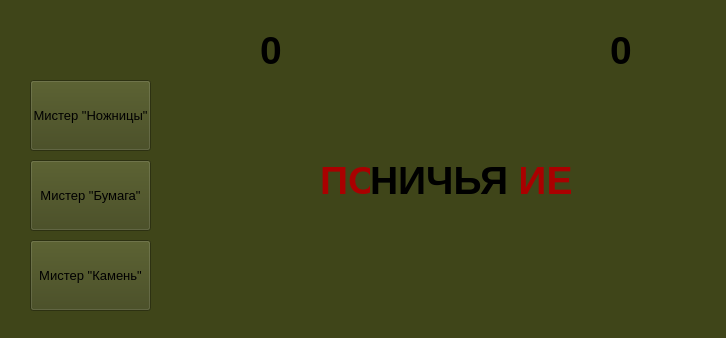
<?xml version="1.0" encoding="UTF-8"?>
<ui version="4.0">
 <class>MainWindow</class>
 <widget class="QMainWindow" name="MainWindow">
  <property name="geometry">
   <rect>
    <x>0</x>
    <y>0</y>
    <width>726</width>
    <height>338</height>
   </rect>
  </property>
  <property name="minimumSize">
   <size>
    <width>726</width>
    <height>338</height>
   </size>
  </property>
  <property name="maximumSize">
   <size>
    <width>726</width>
    <height>338</height>
   </size>
  </property>
  <property name="windowTitle">
   <string>Rock Paper Scissors</string>
  </property>
  <property name="styleSheet">
   <string notr="true">background-color: rgb(63, 69, 25);</string>
  </property>
  <widget class="QWidget" name="centralwidget">
   <widget class="QPushButton" name="scissors">
    <property name="geometry">
     <rect>
      <x>30</x>
      <y>80</y>
      <width>121</width>
      <height>71</height>
     </rect>
    </property>
    <property name="font">
     <font>
      <pointsize>10</pointsize>
     </font>
    </property>
    <property name="text">
     <string>Мистер &quot;Ножницы&quot;</string>
    </property>
   </widget>
   <widget class="QPushButton" name="paper">
    <property name="geometry">
     <rect>
      <x>30</x>
      <y>160</y>
      <width>121</width>
      <height>71</height>
     </rect>
    </property>
    <property name="font">
     <font>
      <pointsize>10</pointsize>
     </font>
    </property>
    <property name="text">
     <string>Мистер &quot;Бумага&quot;</string>
    </property>
   </widget>
   <widget class="QPushButton" name="stone">
    <property name="geometry">
     <rect>
      <x>30</x>
      <y>240</y>
      <width>121</width>
      <height>71</height>
     </rect>
    </property>
    <property name="font">
     <font>
      <pointsize>10</pointsize>
     </font>
    </property>
    <property name="text">
     <string>Мистер &quot;Камень&quot;</string>
    </property>
   </widget>
   <widget class="QLabel" name="hero">
    <property name="geometry">
     <rect>
      <x>186</x>
      <y>80</y>
      <width>181</width>
      <height>231</height>
     </rect>
    </property>
    <property name="text">
     <string/>
    </property>
    <property name="pixmap">
     <pixmap resource="image.qrc">:/image/stone.jpg</pixmap>
    </property>
    <property name="scaledContents">
     <bool>true</bool>
    </property>
   </widget>
   <widget class="QLabel" name="enemy">
    <property name="geometry">
     <rect>
      <x>536</x>
      <y>80</y>
      <width>181</width>
      <height>231</height>
     </rect>
    </property>
    <property name="text">
     <string/>
    </property>
    <property name="pixmap">
     <pixmap resource="image.qrc">:/image/stone.jpg</pixmap>
    </property>
    <property name="scaledContents">
     <bool>true</bool>
    </property>
   </widget>
   <widget class="QPushButton" name="fight">
    <property name="geometry">
     <rect>
      <x>390</x>
      <y>160</y>
      <width>121</width>
      <height>41</height>
     </rect>
    </property>
    <property name="text">
     <string>Fight!</string>
    </property>
   </widget>
   <widget class="QLabel" name="heroPoint">
    <property name="geometry">
     <rect>
      <x>260</x>
      <y>30</y>
      <width>71</width>
      <height>41</height>
     </rect>
    </property>
    <property name="font">
     <font>
      <pointsize>29</pointsize>
      <weight>75</weight>
      <bold>true</bold>
     </font>
    </property>
    <property name="text">
     <string>0</string>
    </property>
   </widget>
   <widget class="QLabel" name="enemyPoint">
    <property name="geometry">
     <rect>
      <x>610</x>
      <y>30</y>
      <width>71</width>
      <height>41</height>
     </rect>
    </property>
    <property name="font">
     <font>
      <pointsize>29</pointsize>
      <weight>75</weight>
      <bold>true</bold>
     </font>
    </property>
    <property name="text">
     <string>0</string>
    </property>
   </widget>
   <widget class="QLabel" name="win">
    <property name="enabled">
     <bool>true</bool>
    </property>
    <property name="geometry">
     <rect>
      <x>360</x>
      <y>150</y>
      <width>191</width>
      <height>51</height>
     </rect>
    </property>
    <property name="font">
     <font>
      <pointsize>29</pointsize>
      <weight>75</weight>
      <bold>true</bold>
     </font>
    </property>
    <property name="styleSheet">
     <string notr="true">color: rgb(85, 170, 0);</string>
    </property>
    <property name="text">
     <string>ПОБЕДА!</string>
    </property>
   </widget>
   <widget class="QLabel" name="lose">
    <property name="enabled">
     <bool>true</bool>
    </property>
    <property name="geometry">
     <rect>
      <x>320</x>
      <y>160</y>
      <width>261</width>
      <height>41</height>
     </rect>
    </property>
    <property name="font">
     <font>
      <pointsize>29</pointsize>
      <weight>75</weight>
      <bold>true</bold>
     </font>
    </property>
    <property name="styleSheet">
     <string notr="true">color: rgb(170, 0, 0);</string>
    </property>
    <property name="text">
     <string>ПОРАЖЕНИЕ</string>
    </property>
   </widget>
   <widget class="QLabel" name="draw">
    <property name="enabled">
     <bool>true</bool>
    </property>
    <property name="geometry">
     <rect>
      <x>370</x>
      <y>160</y>
      <width>151</width>
      <height>41</height>
     </rect>
    </property>
    <property name="font">
     <font>
      <pointsize>29</pointsize>
      <weight>75</weight>
      <bold>true</bold>
     </font>
    </property>
    <property name="styleSheet">
     <string notr="true">color: rgb(0, 0, 0);</string>
    </property>
    <property name="text">
     <string>НИЧЬЯ</string>
    </property>
   </widget>
  </widget>
  <widget class="QStatusBar" name="statusbar"/>
 </widget>
 <resources>
  <include location="image.qrc"/>
 </resources>
 <connections/>
</ui>
